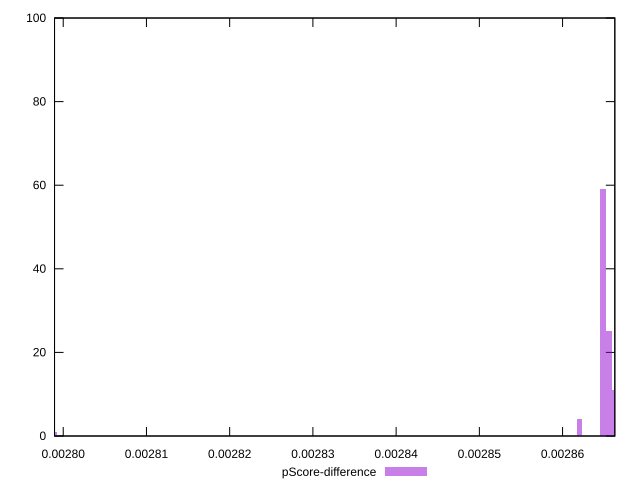

Generate this figure with gnuplot:
reset

$pScoreDifference <<EOF
0.002798914799744401 1
0.002864837623892728 59
0.002865538930532604 25
0.002862032397333225 4
0.00286624023717248 11
EOF

set key outside below
set boxwidth 7.013066398758209e-7
set xrange [0.002798955218109467:0.002866277779331905]
set yrange [0:100]
set trange [0:100]
set style fill transparent solid 0.5 noborder
set terminal svg size 640, 490 enhanced background rgb 'white'
set output "report_00009_2021-02-08T22-37-41.559Z/uses-long-cache-ttl/samples/pages+cached/pScore-difference/histogram.svg"

plot $pScoreDifference title "pScore-difference" with boxes

reset
